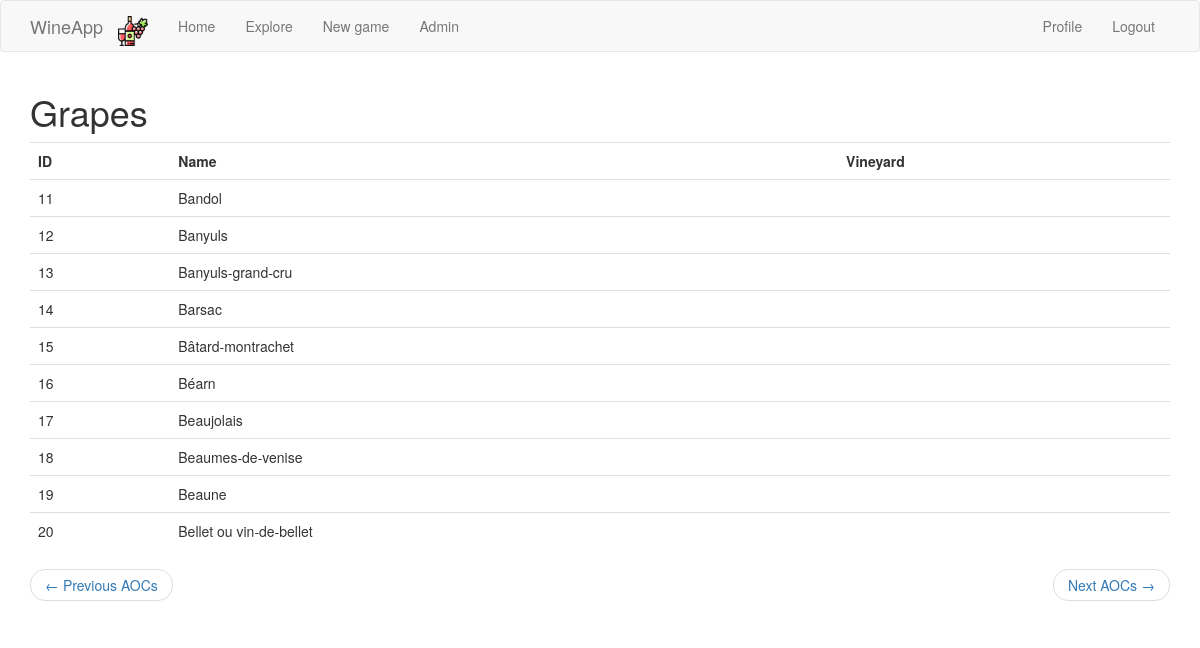
/explore_aocs?page=2 (signed in), run on the app's committed database.
### app/models.py (models this page shows, shortened)
class User(UserMixin, db.Model):
    id = db.Column(db.Integer, primary_key=True)
    username = db.Column(db.String(64), index=True, unique=True)
    email = db.Column(db.String(120), index=True, unique=True)
    password_hash = db.Column(db.String(128))
    posts = db.relationship('Post', backref='author', lazy='dynamic')
    about_me = db.Column(db.String(140))
    last_seen = db.Column(db.DateTime, default=datetime.utcnow)
    followed = db.relationship(
        'User', secondary=followers,
        primaryjoin=(followers.c.follower_id == id),
        secondaryjoin=(followers.c.followed_id == id),
        backref=db.backref('followers', lazy='dynamic'), lazy='dynamic')

class AOC(db.Model):
    id = db.Column(db.Integer, primary_key=True)
    name = db.Column(db.String(140))
    vineyard = db.Column(db.String(140))
    still_white_wine = db.Column(db.Boolean)
    still_rose_wine = db.Column(db.Boolean)
    still_red_wine = db.Column(db.Boolean)
    sparkly_white_wine = db.Column(db.Boolean)
    sparkly_rose_wine = db.Column(db.Boolean)
    sparkly_red_wine = db.Column(db.Boolean)

### app/main/routes.py (the view)
@bp.route('/explore_aocs')
@login_required
def explore_aocs():
    page = request.args.get('page', 1, type=int)
    aocs = AOC.query.order_by(AOC.id.asc()).paginate(
        page, current_app.config['AOC_PER_PAGE'], False)
    next_url = url_for('main.explore_aocs', page=aocs.next_num) \
        if aocs.has_next else None
    prev_url = url_for('main.explore_aocs', page=aocs.prev_num) \
        if aocs.has_prev else None
    return render_template('explore_aocs.html',
                           title=_('Explore AOCs'),
                           aocs=aocs.items,
                           next_url=next_url,
                           prev_url=prev_url)

### app/main/routes.py (called while the page is built)
@bp.before_app_request
def before_request():
    if current_user.is_authenticated:
        current_user.last_seen = datetime.utcnow()
        db.session.commit()
    g.locale = str(get_locale())

### app/models.py (called while the page is built)
@login.user_loader
def load_user(id):
    return User.query.get(int(id))

### app/templates/explore_aocs.html (shortened to what this page needs)
{% extends "base.html" %}
{% import 'bootstrap/wtf.html' as wtf %}
{% block app_content %}
    <h1>Grapes</h1>
<table class="table table-hover">
    <tr>
        <th>ID</th>
        <th>Name</th>
        <th>Vineyard</th>
    </tr>
    {% for aoc in aocs %}
        {% include '_aoc.html' %}
    {% endfor %}
    </table>
    <nav aria-label="...">
        <ul class="pager">
            <li class="previous{% if not prev_url %} disabled{% endif %}">
                <a href="{{ prev_url or '#' }}">
                    <span aria-hidden="true">&larr;</span> {{ _('Previous AOCs') }}
                </a>
            </li>
            <li class="next{% if not next_url %} disabled{% endif %}">
                <a href="{{ next_url or '#' }}">
                    {{ _('Next AOCs') }} <span aria-hidden="true">&rarr;</span>
                </a>
            </li>
        </ul>
    </nav>
{% endblock %}

### app/templates/base.html (shortened to what this page needs)
{% extends 'bootstrap/base.html' %}
{% block navbar %}
<nav class="navbar navbar-default">
    <div class="container">
        <div class="navbar-header">
            <a class="navbar-brand" href="{{ url_for('main.index') }}">WineApp</a>
        </div>
        <div class="collapse navbar-collapse" id="bs-example-navbar-collapse-1">
            <ul class="nav navbar-nav">
                <li><a href="{{ url_for('main.index') }}" class="navbar-brand">
                    <img src="/static/bottle_red_wine.png" style="height:30px;margin:0px;padding:0px;">
                </a></li>
                <li><a href="{{ url_for('main.index') }}">{{ _('Home') }}</a></li>
                <li class="nav-item dropdown">
                    <a class="nav-link dropdown-toggle" href="#" id="navbarDropdown" role="button"
                       data-toggle="dropdown" aria-haspopup="true" aria-expanded="false">
                        Explore
                    </a>
                </li>
                <li><a href="{{ url_for('main.new_game') }}">{{ _('New game') }}</a></li>
                {% if current_user.username == 'admin' %}
                <li><a href="{{ url_for('main.admin') }}">{{ _('Admin') }}</a></li>
                {% endif %}
            </ul>
            <ul class="nav navbar-nav navbar-right">
                {% if current_user.is_anonymous %}
                <li><a href="{{ url_for('auth.login') }}">{{ _('Login') }}</a></li>
                {% else %}
                <li><a href="{{ url_for('main.user', username=current_user.username) }}">{{ _('Profile') }}</a></li>
                <li><a href="{{ url_for('auth.logout') }}">{{ _('Logout') }}</a></li>
                {% endif %}
            </ul>
        </div>
    </div>
</nav>
{% endblock %}
{% block content %}
<div class="container">
    {% block app_content %}{% endblock %}
</div>
{% endblock %}

### app/templates/_aoc.html (shortened to what this page needs)
<tr  onclick="window.location='{{ url_for('main.aoc_identity_card', aoc_id=aoc.id) }}'">
    <td>{{ aoc.id }}</td>
    <td>{{ aoc.name }}</td>
    <td>{{ aoc.vignoble }}</td>
</tr>

### data on the page
AOC: id "11", name "Bandol"
AOC: id "12", name "Banyuls"
AOC: id "13", name "Banyuls-grand-cru"
AOC: id "14", name "Barsac"
AOC: id "15", name "Bâtard-montrachet"
AOC: id "16", name "Béarn"
AOC: id "17", name "Beaujolais"
AOC: id "18", name "Beaumes-de-venise"
AOC: id "19", name "Beaune"
AOC: id "20", name "Bellet ou vin-de-bellet"
